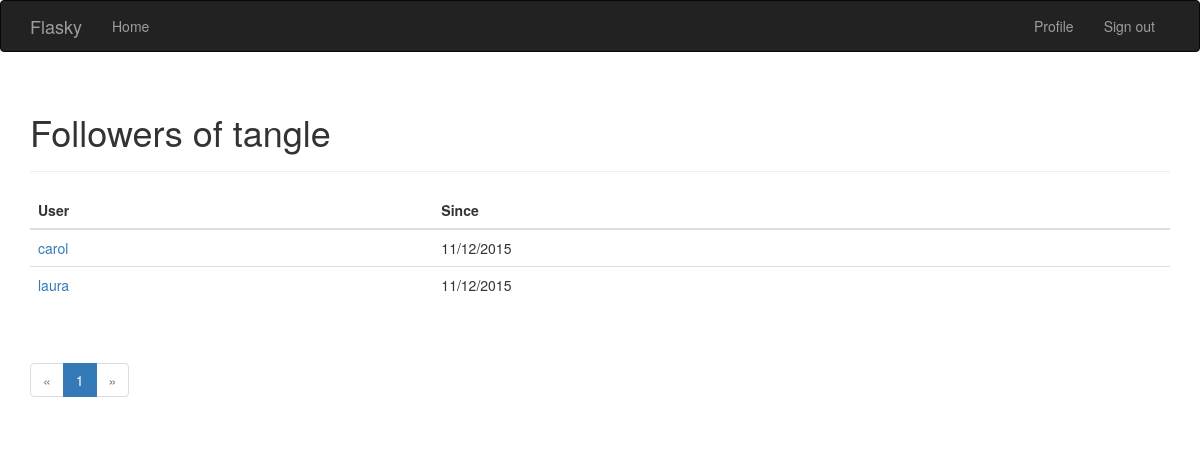
The app's page /followed_by/tangle (signed in) with its own data.
### app/models.py (models this page shows, shortened)
class User(UserMixin, db.Model):
    __tablename__ = 'users'
    id = db.Column(db.Integer, primary_key=True, autoincrement=True)
    email = db.Column(db.String(64), unique=True, index=True)
    username = db.Column(db.String(64), unique=True, index=True)
    age = db.Column(db.Integer)
    role_id = db.Column(db.Integer, db.ForeignKey('roles.id'))
    password_hash = db.Column(db.String(128))
    confirmed = db.Column(db.Boolean, default=False)
    name = db.Column(db.String(64))
    location = db.Column(db.String(64))
    about_me = db.Column(db.Text())
    member_since = db.Column(db.DateTime(), default=datetime.utcnow)
    last_seen = db.Column(db.DateTime(), default=datetime.utcnow)
    posts = db.relationship('Post', backref='author', lazy='dynamic')
    followed = db.relationship('Follow',
                               foreign_keys=[Follow.follower_id],
                               backref=db.backref('follower', lazy='joined'),
                               lazy='dynamic',
                               cascade='all, delete-orphan')
    followers = db.relationship('Follow',
                               foreign_keys=[Follow.followed_id],
                               backref=db.backref('followed', lazy='joined'),
                               lazy='dynamic',
                               cascade='all, delete-orphan')
    @property
    def password(self):
        raise AttributeError('password is not a readable attribute')
    def ping(self):
        self.last_seen = datetime.utcnow()
        db.session.add(self)

class Follow(db.Model):
    __tablename__ = 'follows'
    follower_id = db.Column(db.Integer, db.ForeignKey('users.id'), primary_key=True)
    followed_id = db.Column(db.Integer, db.ForeignKey('users.id'), primary_key=True)
    timestamp = db.Column(db.DateTime, default=datetime.utcnow)

### app/main/views.py (the view)
@main.route('/followed_by/<username>')
def followed_by(username):
    user = User.query.filter_by(username=username).first()
    if user is None:
        flash('Invalid user.')
        return redirect(url_for('.index'))
    page = request.args.get('page', 1, type=int)
    print "followed...", user.followed.all()
    pagination = user.followed.paginate(
        page, per_page=current_app.config['FLASKY_FOLLOWERS_PER_PAGE'],
        error_out=False)
    follows = [{'user':item.followed, 'timestamp':item.timestamp} for item in pagination.items]
    return render_template('followers.html', user=user, title='Followers of', endpoint='.followers', pagination=pagination,
                           follows=follows)

### app/auth/views.py (called while the page is built)
@auth.before_app_request
def before_request():
    if current_user.is_authenticated:
        current_user.ping()
        if not current_user.confirmed \
                and request.endpoint[:5] != 'auth.' \
                and request.endpoint != 'static':
            return redirect(url_for('auth.unconfirmed'))

### app/main/__init__.py (called while the page is built)
@main.app_context_processor
def inject_permissions():
    return dict(Permission=Permission)

### app/models.py (called while the page is built)
@login_manager.user_loader
def load_user(user_id):
    return User.query.get(int(user_id))

### app/templates/followers.html (shortened to what this page needs)
{% extends "base.html" %}
{% import "_macros.html" as macros %}
{% block page_content %}
<div class="page-header">
    <h1>{{ title }} {{ user.username }}</h1>
</div>
<table class="table table-hover followers">
    <thead><tr><th>User</th><th>Since</th></tr></thead>
    {% for follow in follows %}
    {% if follow.user != user %}
    <tr>
        <td>
            <a href="{{ url_for('.user', username = follow.user.username) }}">
                {{ follow.user.username }}
            </a>
        </td>
        <td>{{ moment(follow.timestamp).format('L') }}</td>
    </tr>
    {% endif %}
    {% endfor %}
</table>
<div class="pagination">
    {{ macros.pagination_widget(pagination, endpoint, username = user.username) }}
</div>
{% endblock %}

### records on screen
User: username "tangle"
User: user.username "carol"
Follow: timestamp "11/12/2015"
User: user.username "laura"
Follow: timestamp "11/12/2015"

### other values on screen
{{ title }} "Followers of"
{{ p }} "1"
